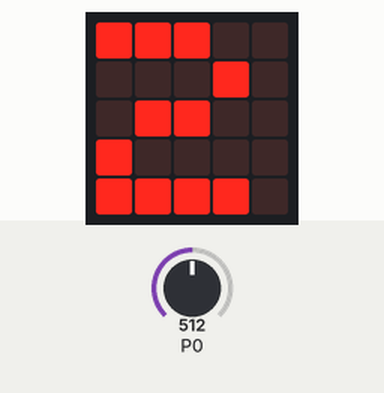
Simulated run of this program. Board: BBC micro:bit running MicroPython. Shown: the board's 5×5 LED display. The test bench sets the inputs (shaded band); at power-on: P0 = 512 (analog values on the 0–1023 scale).

Above: at 1.2 s.
1.3 s: P0 set to 0
At 2.8 s:
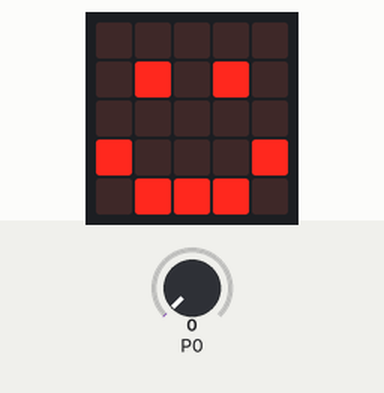
4.2 s: P0 set to 110
At 5.7 s:
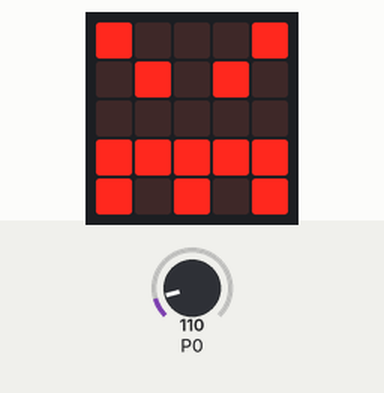
7.1 s: P0 set to 90
At 8.83 s:
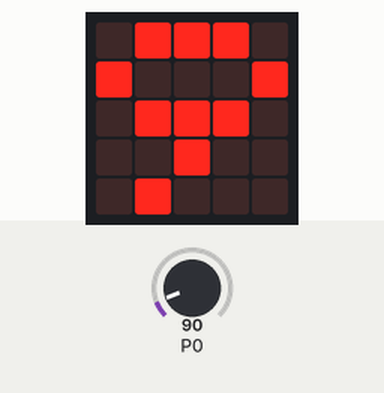
10.1 s: P0 set to 122
At 10.64 s:
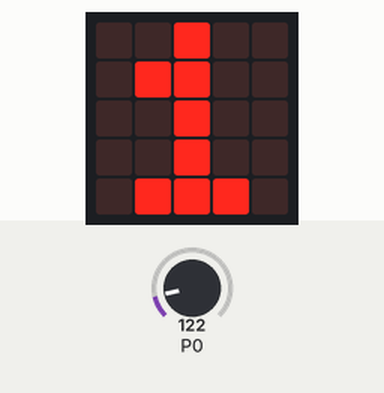
Timing chart, 0 to 13.1 s (numbered marks = the images above; inputs shaded):
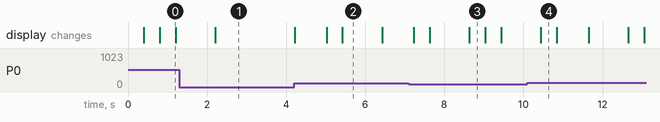

The program:

sound_meter.py
```python
from microbit import *

while True:
    sound = pin0.read_analog()
    display.show(sound)
    if sound > 100:
        display.show(Image.ANGRY)
    else:
        display.show(Image.HAPPY)
    sleep(1000)
    display.clear()
```

Measured:
- after the input at 1.3 s, the display: changes after 0.91 s (image 1)
- after the input at 4.2 s, the display: first changes at once (image 2 shows a later state)
- what the display in image 0 shows lasts 0.4 s, from 0.8 s to 1.2 s
- what the display in image 2 shows lasts 1.0 s, from 5.4 s to 6.4 s
